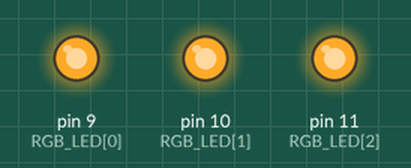
Recording of a sketch running on a simulated Arduino Uno, built with avr-gcc and run on an emulated ATmega328P. On the bench: output pins drawn as LEDs (lit = HIGH).

Above: at 0.05 s.
At 1.0 s:
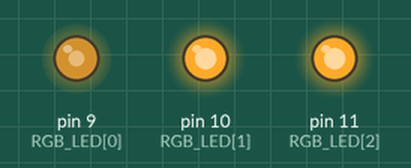
At 1.95 s:
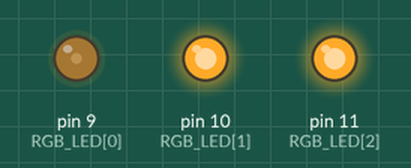
At 3.85 s:
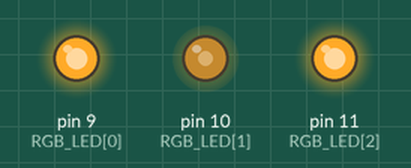
At 5.75 s:
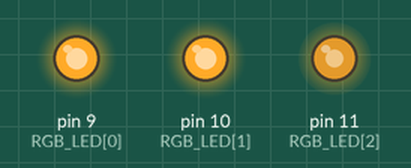
At 7.65 s:
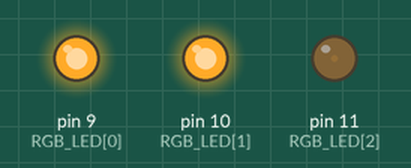
Timing chart, 0 to 10.0 s (numbered marks = the images above):
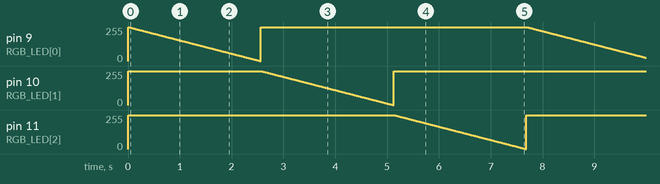

Measured:
- by itself, pin 11 (RGB_LED[2]): ramps from 255/255 to 0/255 and jumps back, once every 7.7 s

The sketch:

RGB_LED_Color_Fade.ino
```cpp
int RGB_LED[] = {9, 10, 11}; // RGB LED 연결 핀

void setup() {
  for (int i = 0; i < 3; i++) {
    pinMode(RGB_LED[i], OUTPUT);
  }
}

void loop() {
  // Blue 색상 조절. Green, Red는 끔
  digitalWrite(RGB_LED[1], HIGH);
  digitalWrite(RGB_LED[2], HIGH);
  for (int i = 255; i >= 0; i--) {
    analogWrite(RGB_LED[0], i);
    delay(10);
  }

  // Green 색상 조절. Blue, Red는 끔
  digitalWrite(RGB_LED[0], HIGH);
  digitalWrite(RGB_LED[2], HIGH);
  for (int i = 255; i >= 0; i--) {
    analogWrite(RGB_LED[1], i);
    delay(10);
  }

  // Red 색상 조절. Green, Blue는 끔
  digitalWrite(RGB_LED[0], HIGH);
  digitalWrite(RGB_LED[1], HIGH);
  for (int i = 255; i >= 0; i--) {
    analogWrite(RGB_LED[2], i);
    delay(10);
  }
}
```
